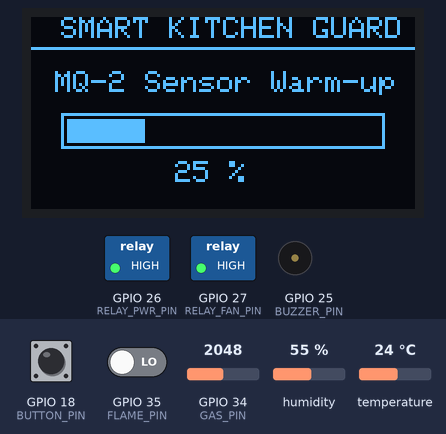
A sketch run on a simulated ESP32. Shown: 128×64 one-colour display, switched loads named in the sketch (green lamp = pin HIGH), buzzer (waves = sounding, pin HIGH). The test bench sets the inputs (shaded band); at power-on: GPIO 35 (FLAME_PIN) LOW, GPIO 34 (GAS_PIN) = 2048, GPIO 18 (BUTTON_PIN) HIGH, humidity 55 %, temperature 24 °C (analog values on the 0–4095 scale). WiFi joins after 1.5 s; servers stay silent unless stated; uploads are accepted with an empty reply; what the sketch prints to the serial monitor is not drawn.

Above: at 2.7 s.
2.8 s: GPIO 35 (FLAME_PIN) driven HIGH
At 11.1 s:
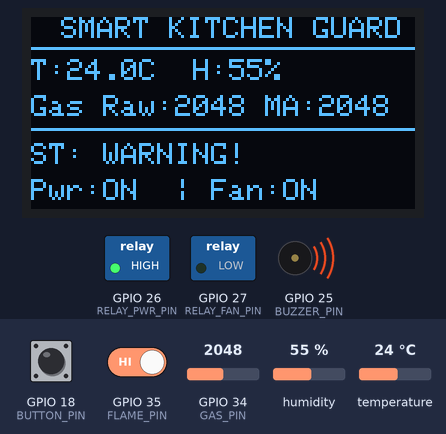
11.7 s: GPIO 34 (GAS_PIN) set to 2546
At 12.05 s:
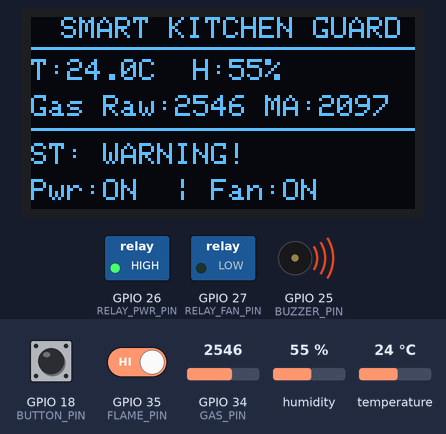
13.3 s: GPIO 34 (GAS_PIN) set to 2646
At 16.4 s:
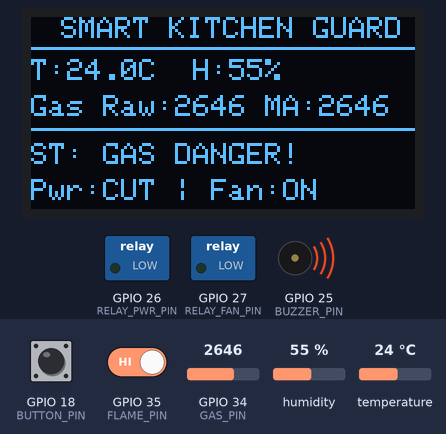
16.7 s: GPIO 35 (FLAME_PIN) driven LOW
At 18.0 s:
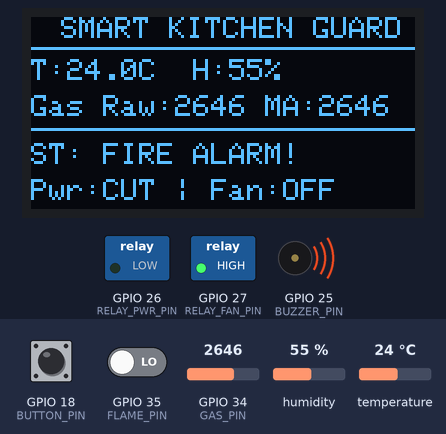
18.3 s: GPIO 18 (BUTTON_PIN) pulled LOW for 0.25 s
At 19.3 s:
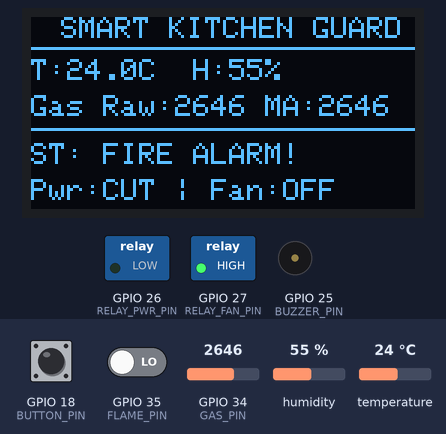
20.0 s: humidity set to 22 %
At 23.0 s:
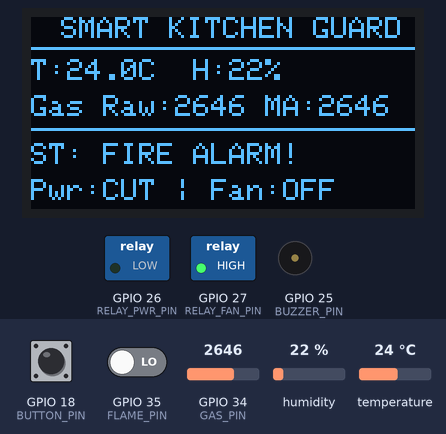
Timing chart, 0 to 24.5 s (numbered marks = the images above; inputs shaded):
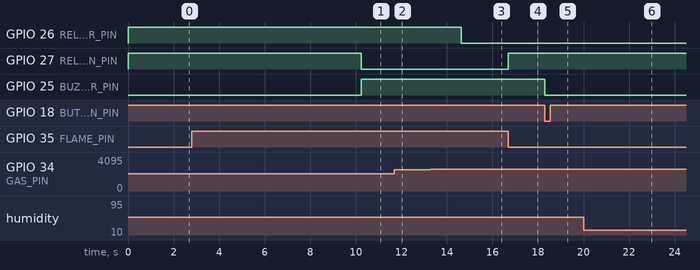

The sketch:

smart_kitchen_guard.ino
```cpp
/**
 * ============================================================================
 * SMART KITCHEN GAS & FIRE SAFETY SYSTEM (CHUẨN LAB 5 MỞ RỘNG - EIU CSN 302)
 * ============================================================================
 * Kỹ thuật Lab 5 áp dụng:
 *  1. Bộ lọc Moving Average 10 mẫu (MA10) đọc mỗi 200ms cho cảm biến MQ-2 (GPIO 34)
 *  2. Ngắt ngoài phần cứng attachInterrupt (FALLING) cho Flame IR (GPIO 35) & Button (GPIO 18)
 *  3. Màn hình OLED SSD1306 I2C (GPIO 21, 22) cập nhật mỗi 100ms bằng millis() (Non-blocking)
 *  4. Phân loại thông minh 5 trạng thái + Điều khiển Quạt thông gió qua Relay Kênh 2 (GPIO 27):
 *     - SAFE          : Điện ON  | Quạt OFF | Còi OFF
 *     - COOKING (FAN) : Điện ON  | Quạt ON  | Còi OFF (Chống báo động giả khi nấu ăn độ ẩm > 72%)
 *     - WARNING!      : Điện ON  | Quạt ON  | Còi ON  (Rò gas nhẹ / Nhiệt tăng nhanh)
 *     - GAS DANGER!   : Điện CẮT | Quạt ON  | Còi ON  (Chốt Latch + Hút khí gas ra ngoài)
 *     - FIRE ALARM!   : Điện CẮT | Quạt OFF | Còi ON  (Chốt Latch + TẮT QUẠT tránh thổi oxy vào lửa!)
 *  5. Đồng bộ JSON hai chiều qua HTTPClient mỗi 2000ms tới Node.js Server (SQLite + Web + Telegram)
 * ============================================================================
 */

#include <WiFi.h>
#include <HTTPClient.h>
#include <ArduinoJson.h>
#include <Wire.h>
#include <Adafruit_GFX.h>
#include <Adafruit_SSD1306.h>
#include <DHT.h>
#include <math.h>

// ================= 1. ĐỊNH NGHĨA CHÂN GPIO (HARDWARE PINOUT) =================
#define DHT_PIN       4     // Cảm biến Nhiệt độ & Độ ẩm DHT11
#define DHT_TYPE      DHT11
#define BUTTON_PIN    18    // Ngắt ngoài (INPUT_PULLUP): Nút nhấn Tắt còi / Reset Latch
#define BUZZER_PIN    25    // Còi báo động Active Buzzer (HIGH = Kêu, LOW = Tắt)
#define RELAY_PWR_PIN 26    // Relay Kênh 1 (IN1): Nguồn điện bếp (HIGH = ON, LOW = CUT)
#define RELAY_FAN_PIN 27    // Relay Kênh 2 (IN2): Quạt thông gió 5V (LOW = ON, HIGH = OFF)
#define GAS_PIN       34    // ADC1_CH6: Cảm biến khí Gas MQ-2 (hoặc LDR giả lập)
#define FLAME_PIN     35    // Ngắt ngoài (INPUT): Cảm biến lửa IR (LOW = Có lửa)

// Định nghĩa mức kích cho Quạt thông gió qua Relay Kênh 2 (Active-LOW)
#define FAN_ON        LOW
#define FAN_OFF       HIGH

// Cấu hình màn hình OLED 0.96" I2C (SDA = GPIO 21, SCL = GPIO 22)
#define SCREEN_WIDTH  128
#define SCREEN_HEIGHT 64
Adafruit_SSD1306 display(SCREEN_WIDTH, SCREEN_HEIGHT, &Wire, -1);
DHT dht(DHT_PIN, DHT_TYPE);

// ================= 2. CẤU HÌNH WI-FI & BACKEND SERVER =================
const char* ssid     = "YOUR_WIFI_SSID";
const char* password = "YOUR_WIFI_PASSWORD";
// Đổi IP dưới đây thành IPv4 của máy tính chạy `node server.js`
String serverUrl     = "http://YOUR_SERVER_IP:3000/api/telemetry";

// ================= 3. BỘ LỌC MOVING AVERAGE 10 MẪU (LAB 5 - BÀI 1) =================
const int WINDOW_SIZE = 10;
int gasReadings[WINDOW_SIZE];
int readIndex = 0;
long gasTotal = 0;
int gasRaw    = 0;
int gasMA10   = 0;
int gasPPM    = 0;

// Biến tính tốc độ tăng (Rate-of-Rise: RoR) mỗi phút
int prevGasMA10   = 0;
float prevTemp    = 30.0;
float gasRoR      = 0.0; // ADC/phút
float tempRoR     = 0.0; // °C/phút

// ================= 4. BIẾN TRẠNG THÁI & NGẮT PHẦN CỨNG ISR (LAB 5 - BÀI 2 & 3) =================
volatile int systemLevel       = 0;     // 0: SAFE/COOKING, 1: WARNING, 2: DANGER
volatile bool isLatched        = false; // Chốt an toàn khi xảy ra DANGER (Gas nặng / Lửa)
volatile bool isMuted          = false; // Trạng thái tắt tiếng còi tạm thời
volatile bool flameFlag        = false; // Cờ ngắt phát hiện lửa từ flameISR
volatile bool btnPressedFlag   = false; // Cờ ngắt nút nhấn từ buttonISR
volatile unsigned long lastBtnIrqTime = 0;

bool isFanRunning       = false;
bool manualFanOverride  = false;
bool manualFanState     = false;
bool isWarmingUp        = true;

float temperature = 30.0;
float humidity    = 55.0;
String statusLabel = "WARM-UP";

// Mốc thời gian millis() cho đa nhiệm không chặn (Non-blocking scheduling)
unsigned long bootTime        = 0;
unsigned long lastGasRead     = 0;
unsigned long lastDhtRead     = 0;
unsigned long lastOledUpdate  = 0;
unsigned long lastServerSend  = 0;
unsigned long lastRoRCalc     = 0;

const unsigned long WARMUP_DURATION_MS = 10000; // 10 giây làm nóng cảm biến MQ-2 khi khởi động

// ISR 1: Ngắt phần cứng khi phát hiện LỬA (Phản ứng tức thì < 1ms, không phụ thuộc Wi-Fi)
void IRAM_ATTR flameISR() {
  flameFlag   = true;
  systemLevel = 2;
  isLatched   = true;
  isMuted     = false;
  digitalWrite(RELAY_PWR_PIN, LOW);     // Cắt nguồn điện bếp ngay lập tức!
  digitalWrite(RELAY_FAN_PIN, FAN_OFF); // TẮT QUẠT ngay lập tức để không thổi oxy vào lửa!
  digitalWrite(BUZZER_PIN, HIGH);       // Hú còi báo động khẩn cấp!
}

// ISR 2: Ngắt phần cứng khi người dùng nhấn NÚT (Chống dội 250ms + Tắt còi tức thì)
void IRAM_ATTR buttonISR() {
  unsigned long now = millis();
  if (now - lastBtnIrqTime < 250) return; // Debounce 250ms chống nhiễu tiếp điểm
  lastBtnIrqTime = now;

  isMuted = true;
  digitalWrite(BUZZER_PIN, LOW); // Tắt tiếng còi ngay lập tức
  btnPressedFlag = true;         // Đánh dấu để loop() kiểm tra điều kiện mở khóa Relay an toàn
}

// Hàm quy đổi tương đối giá trị ADC (0-4095) sang nồng độ PPM cho MQ-2
int estimateGasPPM(int adcValue) {
  if (adcValue <= 400) return map(adcValue, 0, 400, 20, 150);
  if (adcValue <= 1600) return map(adcValue, 400, 1600, 150, 1000);
  if (adcValue <= 2600) return map(adcValue, 1600, 2600, 1000, 3000);
  return map(adcValue, 2600, 4095, 3000, 10000);
}

// Khôi phục trạng thái bình thường (khi nhấn nút Reset hoặc nhận lệnh RESTORE từ xa)
void tryRestoreSystem(bool forceRestore) {
  bool flameClear = (digitalRead(FLAME_PIN) == HIGH);
  bool gasSafe    = (gasMA10 < 1400 && temperature < 45.0);

  if (forceRestore || (flameClear && gasSafe)) {
    isLatched         = false;
    flameFlag         = false;
    isMuted           = false;
    manualFanOverride = false;
    systemLevel       = 0;
    statusLabel       = "SAFE";
    isFanRunning      = false;
    digitalWrite(BUZZER_PIN, LOW);
    digitalWrite(RELAY_PWR_PIN, HIGH);    // Cấp điện bếp trở lại
    digitalWrite(RELAY_FAN_PIN, FAN_OFF); // Tắt quạt hút
  }
}

// ================= 5. HÀM PHÂN LOẠI THÔNG MINH & ĐIỀU KHIỂN QUẠT =================
void evaluateSafety() {
  // Xử lý cờ nút nhấn từ buttonISR
  if (btnPressedFlag) {
    btnPressedFlag = false;
    tryRestoreSystem(false);
  }

  bool flameNow = (digitalRead(FLAME_PIN) == LOW);

  // -------------------------------------------------------------------------
  // TRƯỜNG HỢP 1: NGUY HIỂM MỨC 2 - CÓ LỬA HOẶC RÒ GAS NẶNG (CHỐT LATCH)
  // -------------------------------------------------------------------------
  if (flameNow || flameFlag || gasMA10 >= 2600 || temperature >= 55.0 || isLatched) {
    systemLevel = 2;
    isLatched   = true;
    digitalWrite(RELAY_PWR_PIN, LOW); // Cắt nguồn điện bếp
    digitalWrite(BUZZER_PIN, isMuted ? LOW : HIGH);

    // Quy tắc PCCC:
    // - Có lửa (FIRE ALARM!): Bắt buộc TẮT QUẠT để không thổi thêm oxy làm bùng đám cháy!
    // - Rò gas nặng (GAS DANGER!): BẬT QUẠT tối đa để đẩy khí gas ra ngoài, làm loãng nồng độ!
    if (flameNow || flameFlag) {
      statusLabel  = "FIRE ALARM!";
      isFanRunning = false;
      digitalWrite(RELAY_FAN_PIN, FAN_OFF);
    } else {
      statusLabel  = "GAS DANGER!";
      isFanRunning = true;
      digitalWrite(RELAY_FAN_PIN, FAN_ON);
    }
    return;
  }

  // -------------------------------------------------------------------------
  // TRƯỜNG HỢP 2: ĐANG NẤU ĂN (COOKING) - CHỐNG BÁO ĐỘNG GIẢ
  // Độ ẩm cao (> 72%) + Khí/mùi tăng vừa phải (1400 <= gasMA10 < 2000) + Nhiệt < 48°C
  // -> Giữ điện bếp ON, Tự động BẬT QUẠT hút khói/hơi nước, KHÔNG hú còi!
  // -------------------------------------------------------------------------
  if (humidity > 72.0 && gasMA10 >= 1400 && gasMA10 < 2000 && temperature < 48.0) {
    systemLevel  = 0;
    statusLabel  = "COOKING (FAN)";
    isFanRunning = true;
    digitalWrite(BUZZER_PIN, LOW);
    digitalWrite(RELAY_PWR_PIN, HIGH);
    digitalWrite(RELAY_FAN_PIN, FAN_ON);
    return;
  }

  // -------------------------------------------------------------------------
  // TRƯỜNG HỢP 3: CẢNH BÁO SỚM MỨC 1 (WARNING!)
  // Rò gas nhẹ (gasMA10 >= 1600) hoặc Nhiệt cao (>= 46°C) hoặc Nhiệt tăng đột ngột (tempRoR >= 4.0)
  // -> Giữ điện bếp ON, BẬT QUẠT thông gió + BẬT CÒI cảnh báo sớm
  // -------------------------------------------------------------------------
  if (gasMA10 >= 1600 || temperature >= 46.0 || tempRoR >= 4.0) {
    systemLevel  = 1;
    statusLabel  = "WARNING!";
    isFanRunning = true;
    digitalWrite(RELAY_PWR_PIN, HIGH);
    digitalWrite(RELAY_FAN_PIN, FAN_ON);
    digitalWrite(BUZZER_PIN, isMuted ? LOW : HIGH);
    return;
  }

  // -------------------------------------------------------------------------
  // TRƯỜNG HỢP 4: AN TOÀN (SAFE) - Áp dụng ngưỡng trễ Hysteresis (< 1400 & < 43°C)
  // -------------------------------------------------------------------------
  if (gasMA10 < 1400 && temperature < 43.0) {
    systemLevel = 0;
    isMuted     = false;
    statusLabel = "SAFE";
    digitalWrite(BUZZER_PIN, LOW);
    digitalWrite(RELAY_PWR_PIN, HIGH);

    if (manualFanOverride) {
      isFanRunning = manualFanState;
      digitalWrite(RELAY_FAN_PIN, isFanRunning ? FAN_ON : FAN_OFF);
    } else {
      isFanRunning = false;
      digitalWrite(RELAY_FAN_PIN, FAN_OFF);
    }
  }
}

// ================= 6. HIỂN THỊ OLED MỖI 100MS (LAB 5 - BÀI 3.3) =================
void updateOLED(unsigned long now) {
  display.clearDisplay();
  display.setTextColor(SSD1306_WHITE);
  display.setTextSize(1);

  // Màn hình tiến trình làm nóng cảm biến MQ-2 trong 10 giây đầu (Non-blocking Warm-up)
  if (isWarmingUp) {
    unsigned long elapsed = now - bootTime;
    int progress = constrain((int)((elapsed * 100UL) / WARMUP_DURATION_MS), 0, 100);

    display.setCursor(10, 0);
    display.println("SMART KITCHEN GUARD");
    display.drawLine(0, 10, 128, 10, SSD1306_WHITE);

    display.setCursor(8, 18);
    display.println("MQ-2 Sensor Warm-up");

    // Vẽ thanh Progress Bar
    display.drawRect(10, 32, 108, 12, SSD1306_WHITE);
    int fillWidth = map(progress, 0, 100, 0, 104);
    display.fillRect(12, 34, fillWidth, 8, SSD1306_WHITE);

    display.setCursor(48, 48);
    display.print(progress);
    display.println(" %");
    display.display();
    return;
  }

  // Giao diện giám sát chính chuẩn Lab 5
  display.setCursor(10, 0);
  display.println("SMART KITCHEN GUARD");
  display.drawLine(0, 10, 128, 10, SSD1306_WHITE);

  display.setCursor(0, 14);
  display.print("T:");
  display.print(temperature, 1);
  display.print("C  H:");
  display.print(humidity, 0);
  display.println("%");

  display.setCursor(0, 26);
  display.print("Gas Raw:");
  display.print(gasRaw);
  display.print(" MA:");
  display.println(gasMA10);

  display.drawLine(0, 37, 128, 37, SSD1306_WHITE);

  display.setCursor(0, 42);
  display.print("ST: ");
  display.println(statusLabel);

  display.setCursor(0, 54);
  display.print("Pwr:");
  display.print(digitalRead(RELAY_PWR_PIN) == HIGH ? "ON " : "CUT");
  display.print(" | Fan:");
  display.print(isFanRunning ? "ON" : "OFF");

  display.display();
}

// ================= 7. ĐỒNG BỘ DỮ LIỆU LÊN SERVER & NHẬN LỆNH TỪ XA =================
void syncWithServer() {
  if (WiFi.status() != WL_CONNECTED) return;

  HTTPClient http;
  http.begin(serverUrl);
  http.addHeader("Content-Type", "application/json");

  bool flameDetected = (digitalRead(FLAME_PIN) == LOW) || flameFlag;

  StaticJsonDocument<384> doc;
  doc["temp"]     = round(temperature * 10.0) / 10.0;
  doc["hum"]      = round(humidity * 10.0) / 10.0;
  doc["gas_raw"]  = gasRaw;
  doc["gas_ma10"] = gasMA10;
  doc["gas_ppm"]  = gasPPM;
  doc["temp_ror"] = round(tempRoR * 10.0) / 10.0;
  doc["gas_ror"]  = round(gasRoR);
  doc["flame"]    = flameDetected;
  doc["level"]    = systemLevel;
  doc["status"]   = statusLabel;
  doc["relay_on"] = (digitalRead(RELAY_PWR_PIN) == HIGH);
  doc["fan_on"]   = isFanRunning;
  doc["latched"]  = isLatched;
  doc["muted"]    = isMuted;

  String requestBody;
  serializeJson(doc, requestBody);

  int httpCode = http.POST(requestBody);
  if (httpCode == 200) {
    String response = http.getString();
    StaticJsonDocument<256> resDoc;
    if (!deserializeJson(resDoc, response)) {
      String cmd = resDoc["command"] | "NONE";

      if (cmd == "CUT_POWER") {
        systemLevel = 2;
        isLatched   = true;
        statusLabel = "MANUAL CUT!";
        digitalWrite(RELAY_PWR_PIN, LOW);
      } else if (cmd == "RESTORE") {
        tryRestoreSystem(true);
      } else if (cmd == "MUTE") {
        isMuted = true;
        digitalWrite(BUZZER_PIN, LOW);
      } else if (cmd == "FAN_ON") {
        // Chỉ bật quạt nếu KHÔNG có lửa cháy
        if (!flameDetected) {
          manualFanOverride = true;
          manualFanState    = true;
          isFanRunning      = true;
          digitalWrite(RELAY_FAN_PIN, FAN_ON);
        }
      } else if (cmd == "FAN_OFF") {
        manualFanOverride = true;
        manualFanState    = false;
        isFanRunning      = false;
        digitalWrite(RELAY_FAN_PIN, FAN_OFF);
      }
    }
  }
  http.end();
}

// ================= 8. KHỞI TẠO HỆ THỐNG (SETUP) =================
void setup() {
  Serial.begin(115200);
  analogReadResolution(12); // Độ phân giải ADC 12-bit (0 - 4095) chuẩn ESP32

  pinMode(BUZZER_PIN, OUTPUT);
  pinMode(RELAY_PWR_PIN, OUTPUT);
  pinMode(RELAY_FAN_PIN, OUTPUT);

  // Trạng thái khởi động an toàn
  digitalWrite(BUZZER_PIN, LOW);
  digitalWrite(RELAY_PWR_PIN, HIGH);    // Cấp nguồn điện bếp
  digitalWrite(RELAY_FAN_PIN, FAN_OFF); // Tắt quạt hút gió

  // GPIO 35 là chân Input-only (module Flame IR có sẵn LM393 kéo mức logic)
  pinMode(FLAME_PIN, INPUT);
  pinMode(BUTTON_PIN, INPUT_PULLUP);

  // Gắn 2 ngắt ngoài chuẩn Lab 5
  attachInterrupt(digitalPinToInterrupt(FLAME_PIN), flameISR, FALLING);
  attachInterrupt(digitalPinToInterrupt(BUTTON_PIN), buttonISR, FALLING);

  dht.begin();
  Wire.begin(21, 22);
  display.begin(SSD1306_SWITCHCAPVCC, 0x3C);

  // Khởi tạo mảng bộ lọc Moving Average 10 mẫu bằng giá trị đọc ban đầu
  int initialGas = analogRead(GAS_PIN);
  gasTotal = 0;
  for (int i = 0; i < WINDOW_SIZE; i++) {
    gasReadings[i] = initialGas;
    gasTotal += initialGas;
  }
  gasRaw      = initialGas;
  gasMA10     = initialGas;
  prevGasMA10 = initialGas;
  gasPPM      = estimateGasPPM(gasMA10);

  bootTime = millis();

  WiFi.begin(ssid, password);
  Serial.print("Connecting to WiFi");
  int retry = 0;
  while (WiFi.status() != WL_CONNECTED && retry < 15) {
    delay(300);
    Serial.print(".");
    retry++;
  }
  Serial.println("\nSmart Kitchen Guard Initialized!");
}

// ================= 9. VÒNG LẶP CHÍNH (NON-BLOCKING MILLIS LOOP) =================
void loop() {
  unsigned long now = millis();

  // Kiểm tra hoàn tất 10 giây làm nóng cảm biến MQ-2 (Non-blocking)
  if (isWarmingUp && (now - bootTime >= WARMUP_DURATION_MS)) {
    isWarmingUp = false;
    statusLabel = "SAFE";
  }

  // 1. Đọc cảm biến Gas & Lọc Moving Average 10 mẫu mỗi 200ms (Lab 5 - Bài 1.2)
  if (now - lastGasRead >= 200) {
    lastGasRead = now;

    gasTotal = gasTotal - gasReadings[readIndex];
    gasRaw = analogRead(GAS_PIN);
    gasReadings[readIndex] = gasRaw;
    gasTotal = gasTotal + gasReadings[readIndex];
    readIndex = (readIndex + 1) % WINDOW_SIZE;

    gasMA10 = gasTotal / WINDOW_SIZE;
    gasPPM  = estimateGasPPM(gasMA10);

    if (!isWarmingUp) {
      evaluateSafety();
    }

    // In ra Serial Plotter theo chuẩn Lab 5 để đối chiếu đường Raw vs MA10
    Serial.print("Gas_Raw:");
    Serial.print(gasRaw);
    Serial.print("\tGas_MA10:");
    Serial.println(gasMA10);
  }

  // 2. Đọc cảm biến Nhiệt độ & Độ ẩm DHT11 mỗi 2000ms
  if (now - lastDhtRead >= 2000) {
    lastDhtRead = now;
    float t = dht.readTemperature();
    float h = dht.readHumidity();
    if (!isnan(t) && !isnan(h)) {
      temperature = t;
      humidity    = h;
    }
  }

  // 3. Tính tốc độ gia tăng nhiệt độ & khí gas (Rate-of-Rise per minute) mỗi 5000ms
  if (now - lastRoRCalc >= 5000) {
    float dtMin = (now - lastRoRCalc) / 60000.0;
    lastRoRCalc = now;
    if (dtMin > 0) {
      tempRoR = (temperature - prevTemp) / dtMin;
      gasRoR  = (gasMA10 - prevGasMA10) / dtMin;
      prevTemp    = temperature;
      prevGasMA10 = gasMA10;
    }
  }

  // 4. Cập nhật màn hình OLED mỗi 100ms (Lab 5 - Bài 3.3)
  if (now - lastOledUpdate >= 100) {
    lastOledUpdate = now;
    updateOLED(now);
  }

  // 5. Đồng bộ dữ liệu JSON lên Server & nhận lệnh điều khiển mỗi 2000ms
  if (now - lastServerSend >= 2000) {
    lastServerSend = now;
    syncWithServer();
  }
}
```

Measured:
- the behaviour switches between 2599 and 2600 on GPIO 34 (GAS_PIN) (found by bisection; images 2 and 3)
- after the input at 2.8 s, GPIO 26 (RELAY_PWR_PIN): stays HIGH (without the input it goes to LOW after 7.4 s); GPIO 27 (RELAY_FAN_PIN): HIGH → LOW after 7.4 s; the display: first differs from a run without the input after 7.5 s (image 1)
- after the input at 11.7 s, the display: changes after 0.18 s (image 2)
- after the input at 13.3 s, GPIO 26 (RELAY_PWR_PIN): HIGH → LOW after 1.3 s
- after the input at 16.7 s, GPIO 27 (RELAY_FAN_PIN): LOW → HIGH at once; the display: changes after 0.13 s (image 4)
- after the input at 18.3 s, GPIO 25 (BUZZER_PIN): HIGH → LOW at once
- after the input at 20.0 s, the display: changes after 2.3 s (image 6)
